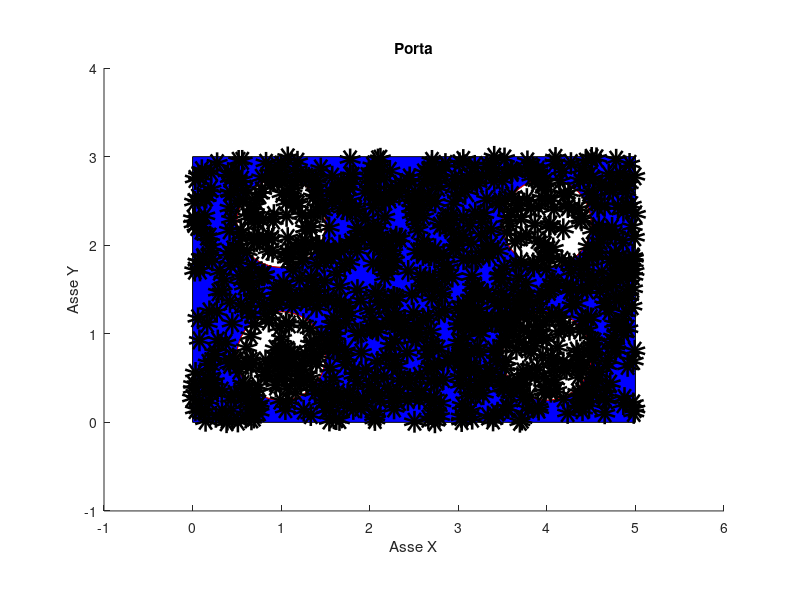

Reproduce this figure in MATLAB.
% Creazione di una figura
close all
figure;
hold on;
axis equal;

% Definizione delle dimensioni del rettangolo
width = 5;
height = 3;

% Definizione delle posizioni dei vertici del rettangolo
xRect = [0 width width 0 0];
yRect = [0 0 height height 0];

% Disegno del rettangolo
fill(xRect, yRect, 'b');

% Definizione del raggio delle circonferenze
r = 0.5;

% Posizioni dei centri delle circonferenze
centers = [1 0.75; 4 0.75; 1 2.25; 4 2.25];

% Disegno delle circonferenze
theta = linspace(0, 2*pi, 100); % Angoli per il cerchio
for i = 1:size(centers, 1)
    xCircle = r * cos(theta) + centers(i, 1);
    yCircle = r * sin(theta) + centers(i, 2);
    fill(xCircle, yCircle, 'w'); % Riempie l'interno delle circonferenze di bianco
    plot(xCircle, yCircle, 'r'); % Disegna il bordo delle circonferenze in rosso
end

% Impostazioni degli assi
xlim([-1, width + 1]);
ylim([-1, height + 1]);

% Titolo e etichette degli assi
title('Porta');
xlabel('Asse X');
ylabel('Asse Y');

hold off;

%live goal
a=0;
b=width;
c=0;
d=height;
for i=1:10
pause
x_rand_live = a + (b-a).*rand(1);
y_rand_live= c + (d-c).*rand(1);

hold on
plot(x_rand_live,y_rand_live,'ok','LineWidth',15)
end

%monte carlo goasl
attempts=1000;
x_rand = a + (b-a).*rand(attempts,1);
y_rand= c + (d-c).*rand(attempts,1);

hold on
plot(x_rand,y_rand,'ok','LineWidth',10)


%theoretical probability

Area_rect=width*height;
Area_1_circle=pi*r^2;
Goal_prob=4*Area_1_circle/Area_rect

%statistical probability
goal=zeros(attempts,1);
for i=1:attempts
    point=[x_rand(i),y_rand(i)];
    if (norm(point-centers(1,:)) <= r) || ...
            (norm(point-centers(2,:)) <= r) || ...
            norm(point-centers(3,:)) <= r || ...
            (norm(point-centers(4,:))) <= r
        goal(i)=1;
    else
        goal(i)=0;
    end
end
Stat_prob=sum(goal)/attempts
